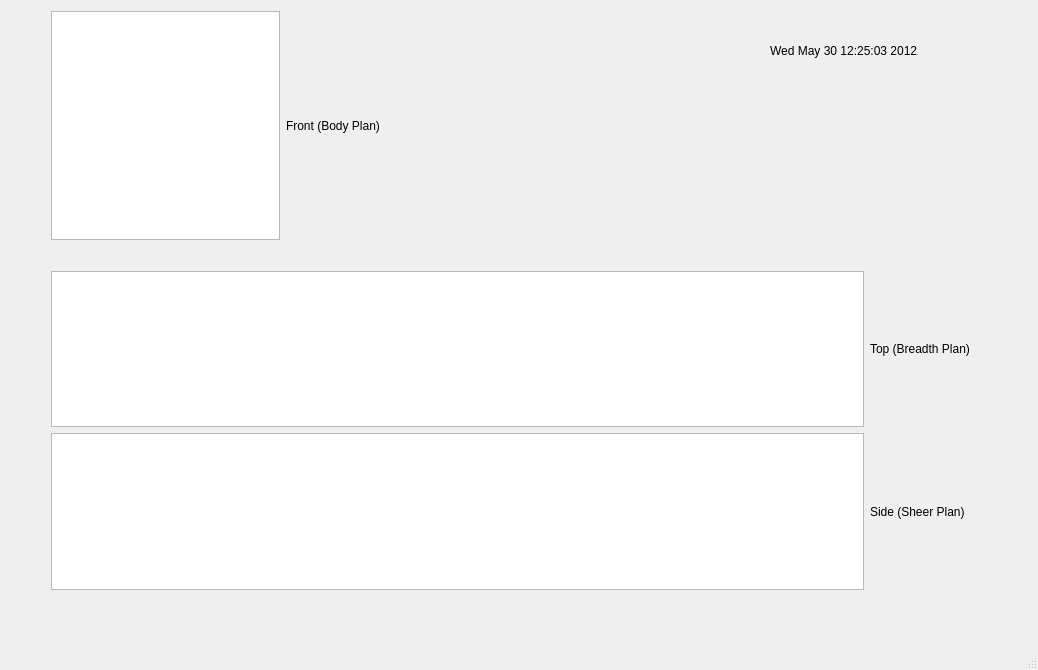
<?xml version="1.0" encoding="UTF-8"?>
<ui version="4.0">
 <class>HullPlotter</class>
 <widget class="QMainWindow" name="HullPlotter">
  <property name="geometry">
   <rect>
    <x>0</x>
    <y>0</y>
    <width>1038</width>
    <height>670</height>
   </rect>
  </property>
  <property name="windowTitle">
   <string>HullPlotter</string>
  </property>
  <widget class="QWidget" name="centralWidget">
   <widget class="QLabel" name="time_label">
    <property name="geometry">
     <rect>
      <x>770</x>
      <y>40</y>
      <width>211</width>
      <height>21</height>
     </rect>
    </property>
    <property name="text">
     <string>Wed May 30 12:25:03 2012</string>
    </property>
   </widget>
   <widget class="QWidget" name="layoutWidget">
    <property name="geometry">
     <rect>
      <x>40</x>
      <y>0</y>
      <width>351</width>
      <height>251</height>
     </rect>
    </property>
    <layout class="QHBoxLayout" name="horizontalLayout_3">
     <item>
      <widget class="QGraphicsView" name="body_GraphicsView"/>
     </item>
     <item>
      <widget class="QLabel" name="label_3">
       <property name="text">
        <string>Front (Body Plan)</string>
       </property>
      </widget>
     </item>
    </layout>
   </widget>
   <widget class="QWidget" name="">
    <property name="geometry">
     <rect>
      <x>40</x>
      <y>260</y>
      <width>941</width>
      <height>341</height>
     </rect>
    </property>
    <layout class="QGridLayout" name="gridLayout_2">
     <item row="0" column="0">
      <widget class="QGraphicsView" name="breadth_GraphicsView"/>
     </item>
     <item row="0" column="1">
      <widget class="QLabel" name="label">
       <property name="text">
        <string>Top (Breadth Plan)</string>
       </property>
      </widget>
     </item>
     <item row="1" column="0">
      <widget class="QGraphicsView" name="sheer_GraphicsView"/>
     </item>
     <item row="1" column="1">
      <widget class="QLabel" name="label_2">
       <property name="text">
        <string>Side (Sheer Plan)</string>
       </property>
      </widget>
     </item>
    </layout>
   </widget>
  </widget>
  <widget class="QStatusBar" name="statusBar"/>
  <widget class="QMenuBar" name="menuBar">
   <property name="geometry">
    <rect>
     <x>0</x>
     <y>0</y>
     <width>1038</width>
     <height>27</height>
    </rect>
   </property>
  </widget>
 </widget>
 <layoutdefault spacing="6" margin="11"/>
 <resources/>
 <connections/>
</ui>
